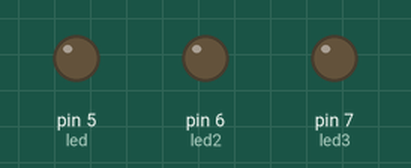
This sketch was run on a simulated Arduino Uno, built with avr-gcc and run on an emulated ATmega328P. Shown: output pins drawn as LEDs (lit = HIGH).

Above: at 0.05 s.
At 0.35 s:
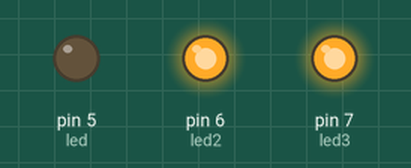
At 0.75 s:
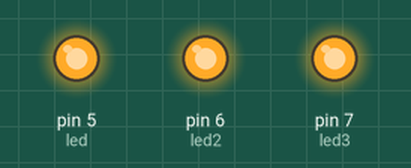
At 1.45 s:
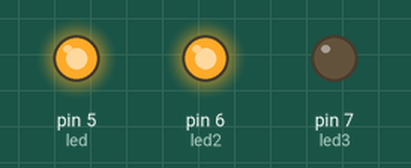
At 2.15 s:
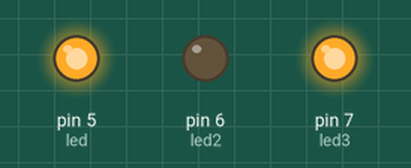
At 2.85 s:
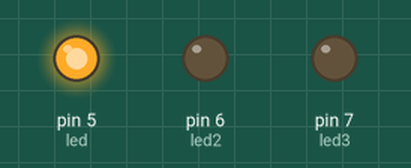
Timing chart, 0 to 3.1 s (numbered marks = the images above):
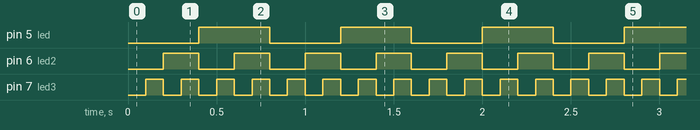

Measured:
- by itself, pin 5 (led): alternates HIGH for 0.40 s and LOW for 0.40 s
- by itself, pin 6 (led2): alternates HIGH for 0.20 s and LOW for 0.20 s
- by itself, pin 7 (led3): alternates HIGH for 0.10 s and LOW for 0.10 s

The sketch:

dimmer_circuit_first.ino
```cpp
/*
Kiara Navarro
sophiekovalevsky arroba fedoraproject.org
www.clase911.com
*/

// Define the arduino pins
int led = 5;
int led2 = 6;
int led3 = 7;

void setup() {
  pinMode(led, OUTPUT);
  pinMode(led2, OUTPUT);
  pinMode(led3,OUTPUT);
}

void loop() {
  digitalWrite(led, LOW);
  digitalWrite(led2, LOW);
  digitalWrite(led3, LOW);
  delay(100);
  digitalWrite(led, LOW);
  digitalWrite(led2, LOW);
  digitalWrite(led3, HIGH);
  delay(100);
  digitalWrite(led, LOW);
  digitalWrite(led2, HIGH);
  digitalWrite(led3, LOW);
  delay(100);
  digitalWrite(led, LOW);
  digitalWrite(led2, HIGH);
  digitalWrite(led3, HIGH);
  delay(100);
  digitalWrite(led, HIGH);
  digitalWrite(led2, LOW);
  digitalWrite(led3, LOW);
  delay(100);
  digitalWrite(led, HIGH);
  digitalWrite(led2, LOW);
  digitalWrite(led3, HIGH);
  delay(100);
  digitalWrite(led, HIGH);
  digitalWrite(led2, HIGH);
  digitalWrite(led3, LOW);
  delay(100);
  digitalWrite(led, HIGH);
  digitalWrite(led2, HIGH);
  digitalWrite(led3, HIGH);
  delay(100);
}
```
